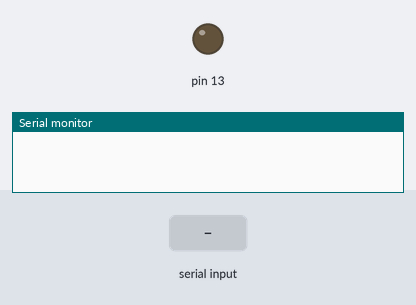
Simulated run of this sketch. Board: Arduino Uno, built with avr-gcc and run on an emulated ATmega328P. On the bench: output pins drawn as LEDs (lit = HIGH), the last lines printed to the serial monitor. The inputs (shaded band) are chosen by the test bench.

Above: at 1.2 s.
1.3 s: "prender" received over Serial
At 2.1 s:
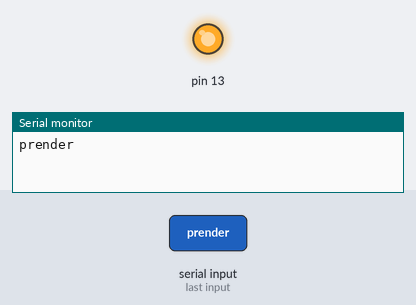
2.8 s: "apagar" received over Serial
At 3.2 s:
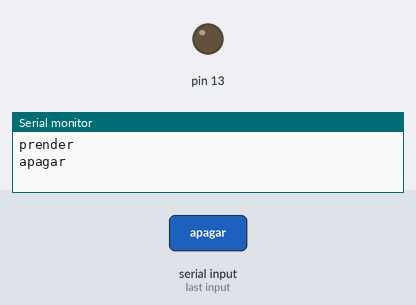
Timing chart, 0 to 5.8 s (numbered marks = the images above; inputs shaded):
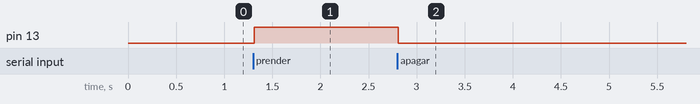

The sketch:

arduino.ino
```cpp
void setup(){

   //configurado en html
  Serial.begin(9600);

  pinMode(13,OUTPUT);


}

void loop(){

  if(Serial.available()){

      Serial.setTimeout(5);

      String  data =  Serial.readString();

      Serial.println(data);

      if(data.indexOf("prender") > -1){


          digitalWrite(13,1);


      }else if(data.indexOf("apagar") > -1){


          digitalWrite(13,0);

      }


  }


}
```

Measured:
- after the input at 1.3 s, pin 13: LOW → HIGH at once
- after the input at 2.8 s, pin 13: HIGH → LOW at once
